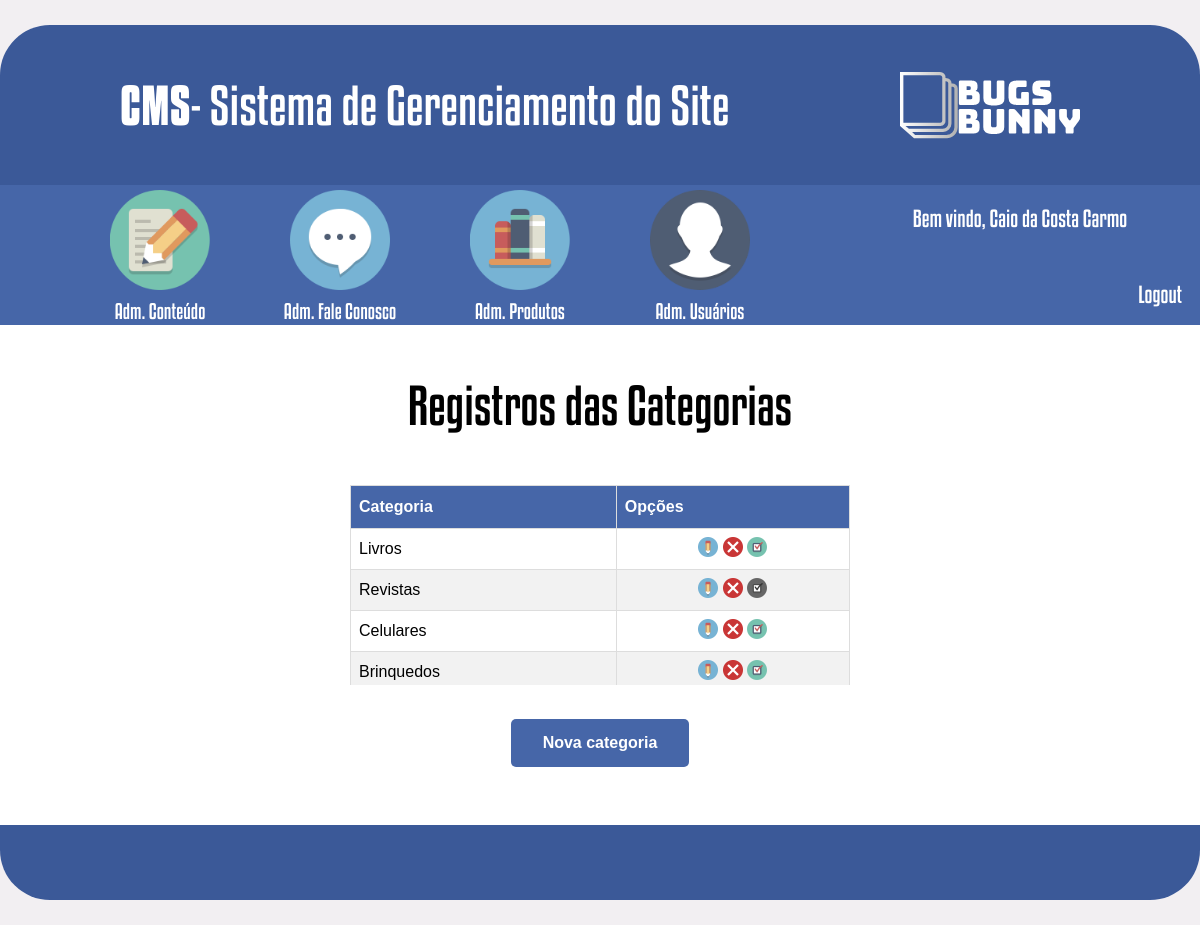
Page /cms/adm_categoria.php (signed in) on the committed database.
### tables this page shows
CREATE TABLE `tbl_usuario` (
  `idUsuario` int(11) NOT NULL AUTO_INCREMENT,
  `nome` varchar(100) NOT NULL,
  `login` varchar(45) NOT NULL,
  `senha` varchar(45) NOT NULL,
  `email` varchar(100) NOT NULL,
  `idNivel` int(11) NOT NULL,
  PRIMARY KEY (`idUsuario`),
  UNIQUE KEY `login_UNIQUE` (`login`),
  KEY `FK_tbl_usuario_tbl_nivel_usuario_idx` (`idNivel`),
  CONSTRAINT `FK_tbl_usuario_tbl_nivel_usuario` FOREIGN KEY (`idNivel`) REFERENCES `tbl_nivel_usuario` (`idnivel`)
);

CREATE TABLE `tbl_categoria` (
  `idCategoria` int(11) NOT NULL AUTO_INCREMENT,
  `categoria` varchar(50) NOT NULL,
  `status` int(11) NOT NULL,
  PRIMARY KEY (`idCategoria`)
);

### verificar_autenticacao.php (called while the page is built, shortened)
<?php
    function verificarAutentica(){
    $conexao = conexaoBD();
    if(isset($_SESSION['idUser'])){
        $idUser = $_SESSION['idUser'];
        $sql = "SELECT * FROM tbl_usuario WHERE idUsuario =".$idUser;
        $select  = mysqli_query($conexao, $sql);
        $rsUser = mysqli_fetch_array($select);
    }else
        header('location:../index.php');
        return $rsUser;
    }
?>

### cms/adm_categoria.php (the view, shortened to what this page needs)
<?php
    require_once('../verificar_autenticacao.php');
    $rsUser = verificarAutentica();
    $bloqueioConteudo = null;
    $bloqueioFaleConosco = null;
    $bloqueioProduto = null;
    $bloqueioUsuario = null;
    if($rsUser['idNivel'] == 21){
        $bloqueioConteudo = "";
        $bloqueioFaleConosco = "";
        $bloqueioProduto = "style='filter: grayscale(100%); pointer-events: none;'";
        $bloqueioUsuario = "style='filter: grayscale(100%); pointer-events: none;'";
    }else if ($rsUser['idNivel'] == 22){
        $bloqueioConteudo = "style='filter: grayscale(100%); pointer-events: none;'";
        $bloqueioFaleConosco = "style='filter: grayscale(100%); pointer-events: none;'";
        $bloqueioProduto = "";
        $bloqueioUsuario = "style='filter: grayscale(100%); pointer-events: none;'";
    } else{
        $bloqueioConteudo = "";
        $bloqueioFaleConosco = "";
        $bloqueioProduto = "";
        $bloqueioUsuario = "";
    }
    $conexao = conexaoBD();
?>
<!DOCTYPE html>
<html>
<head>
    <link rel="stylesheet" type="text/css" href="css/style.css">
</head>
<body>
    <header>
        <div id="caixa_cabecalho">
            <div id="titulo_pagina">
                <span id="negrito">CMS</span> - Sistema de Gerenciamento do Site
            </div>
            <div id="logo_pagina"></div>
        </div>
        <div id="caixa_menu">
            <nav id="menu_principal">
                <div class="itens_menu">
                    <a href="adm_conteudo.php">
                        <img class="imagens_menu" src="imagens/adm_conteudo.png" <?=$bloqueioConteudo ?>>
                    </a>
                    <div class="titulo_menu">Adm. Conteúdo</div>
                </div>
                <div class="itens_menu">
                    <a href="adm_fale_conosco.php">
                        <img class="imagens_menu" src="imagens/adm_fale_conosco.png" <?=$bloqueioFaleConosco ?>>
                    </a>
                    <div class="titulo_menu">Adm. Fale Conosco</div>
                </div>
                <div class="itens_menu">
                    <a href="adm_produtos.php">
                        <img class="imagens_menu" src="imagens/adm_produtos.png" <?=$bloqueioProduto ?>>
                    </a>
                    <div class="titulo_menu">Adm. Produtos</div>
                </div>
                <div class="itens_menu">
                    <a href="adm_users.php">
                        <img class="imagens_menu" src="imagens/adm_usuarios.png" <?=$bloqueioUsuario ?>>
                    </a>
                    <div class="titulo_menu">Adm. Usuários</div>
                </div>
            </nav>
            <div id="area_logout">
                <div id="boas_vindas">Bem vindo,
                    <?= $rsUser['nome'] ?>
                </div>
                <div id="logout"><a href="index.php?logout">Logout</a></div>
            </div>
        </div>
    </header>
    <div id="principal_adm_categoria">
        <div id="titulo_adm_categoria">
            Registros das Categorias
        </div>
        <div id="registros_adm_categoria">
            <table id="tabela">
                <thead>
                    <tr>
                        <th>Categoria</th>
                        <th>Opções</th>
                    </tr>
                </thead>
                <tbody>
                    <?php
                        $sql = "SELECT * FROM tbl_categoria";
                        $select  = mysqli_query($conexao, $sql);
                        while($rsCategorias = mysqli_fetch_array($select)){
                    ?>
                    <tr>
                        <td>
                            <?= $rsCategorias['categoria'] ?>
                        </td>
                        <td id="td_imagens">
                            <a href="formulario_categoria.php?id=<?= $rsCategorias['idCategoria'] ?>">
                                <img src="imagens/editar.png" title="Editar">
                            </a>
                            <a href="adm_categoria.php?modo=excluir&id=<?= $rsCategorias['idCategoria'] ?>">
                                <img src="imagens/deletar.png" title="Excluir">
                            </a>
                            <?php
                                $status = $rsCategorias['status'];
                                if($status == 0){
                            ?>
                            <a href="adm_categoria.php?status=<?= $rsCategorias['status'] ?>&id=<?= $rsCategorias['idCategoria'] ?>">
                                <img src="imagens/ativado.png" title="Desativar">
                            </a>
                            <?php } else { ?>
                            <a href="adm_categoria.php?status=<?= $rsCategorias['status'] ?>&id=<?= $rsCategorias['idCategoria'] ?>">
                                <img src="imagens/desativado.png" title="Ativar">
                            </a>
                            <?php } ?>
                        </td>
                    </tr>
                    <?php } ?>
            </table>
        </div>
        <div id="area_botao">
            <form>
                <a href="formulario_categoria.php">
                    <input type="button" value="Nova categoria" class="button">
                </a>
            </form>
        </div>
    </div>
    <footer></footer>
</body>
</html>

### cms/css/style.css (style rules this page uses)
body { margin: 0px; padding: 0px; background-color: #f2eff2; }
#tabela { font-family: "Trebuchet MS", Arial, Helvetica, sans-serif; border-collapse: collapse; width: 100%; }
#tabela td, #tabela thead th { border: 1px solid #ddd; padding: 8px; }
#tabela tbody tr:nth-child(even) { background-color: #f2f2f2; }
#tabela thead tr th { padding-top: 12px; padding-bottom: 12px; text-align: left; background-color: #4666a8; color: white; }
#td_imagens { text-align: center; }
#area_botao { width: 500px; margin-left: auto; margin-right: auto; height: auto; text-align: center; }
.button { background-color: #4666a8; border: none; color: white; padding: 15px 32px; text-align: center; text-decoration: none; display: inline-block; font-size: 16px; margin: 4px 2px; cursor: pointer; font-weight: bold; transition-duration: 0.4s; border-radius: 5px; }
a { color: inherit; text-decoration: none; }
header { width: 1200px; height: 300px; margin-top: 25px; background-color: #3b5998; margin-left: auto; margin-right: auto; border-top-left-radius: 50px; border-top-right-radius: 50px; }
#caixa_cabecalho { width: 100%; height: 160px; }
#caixa_menu { width: 100%; height: 140px; background-color: #4666a8; }
#titulo_pagina { width: 55%; height: 160px; float: left; font-family: font-kenyan; font-size: 50px; display: flex; align-items: center; padding-left: 10%; color: #fff; }
#negrito { font-family: font-kenyan-negrito; }
#logo_pagina { width: 35%; height: 160px; background-image: url(../imagens/logo.png); background-repeat: no-repeat; background-position: center; float: left; }
#menu_principal { width: 65%; height: 140px; margin-left: 5%; text-align: center; float: left; }
.itens_menu { width: 160px; height: 135px; margin-top: 5px; margin-left: 20px; float: left; }
.imagens_menu { width: 100px; height: 100px; }
.titulo_menu { width: 160px; height: 35px; margin-top: 5px; font-family: font-kenyan; font-size: 20px; color: #fff; }
#area_logout { width: 30%; height: 140px; float: left; color: #fff; }
#boas_vindas { width: 100%; margin-top: 20px; font-family: font-kenyan; font-size: 22px; text-align: center; }
#logout { width: 95%; margin-top: 50px; font-family: font-kenyan; font-size: 22px; text-align: right; padding-right: 5%; }
#principal_adm_categoria { width: 1200px; height: 450px; margin-left: auto; margin-right: auto; background-color: #fff; padding-top: 50px; }
#titulo_adm_categoria { width: 1200px; font-family: font-kenyan; font-size: 50px; text-align: center; }
#registros_adm_categoria { width: 500px; margin-top: 50px; margin-left: auto; margin-right: auto; max-height: 200px; overflow: auto; margin-bottom: 30px; }
footer { width: 1200px; height: 75px; margin-left: auto; margin-right: auto; border-bottom-left-radius: 50px; border-bottom-right-radius: 50px; background-color: #3b5998; margin-bottom: 25px; }

### rows in the picture
tbl_usuario: nome "Caio da Costa Carmo"
tbl_categoria: categoria "Livros", status 0 (drawn)
tbl_categoria: categoria "Revistas", status 1 (drawn)
tbl_categoria: categoria "Celulares", status 0 (drawn)
tbl_categoria: categoria "Brinquedos", status 0 (drawn)
